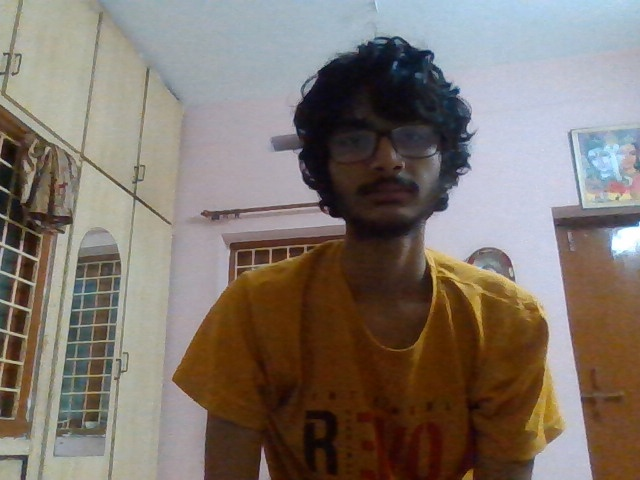
#> input picture operations-on-opencv/camimage.jpg, 640 x 480 px, given in place of the camera
$ python ex1.py
#> lines starting #> are read from the running program, lines starting #| are printed output that depends on the picture; after the words box and inside, x2 and y2 are one past the last pixel; in counts of white or black regions, pixels touching at a corner belong together
# face dataset ceration
import cv2,os,imutils
import numpy as np
import time
time.sleep(1)

hars = "haarcascade_frontalface_default.xml"
dataset = "dataset"
# name = "jyothi"
# name = "vijaya"
# name = "vidhydhar"
name = "Motion"

path = os.path.join(dataset,name)
# print(path)

if not os.path.isdir(path):
	os.makedirs(path)

(width,height) = (130,100)

face_cascad = cv2.CascadeClassifier(hars)

cam = cv2.VideoCapture(0)
count=0

while count<100:
	count+=1
	print(count)
	_,frame = cam.read()
#> frame is the input picture: shape (480, 640, 3); mean B, G, R 109.2, 117.4, 127.7
	grayImg = cv2.cvtColor(frame, cv2.COLOR_BGR2GRAY)
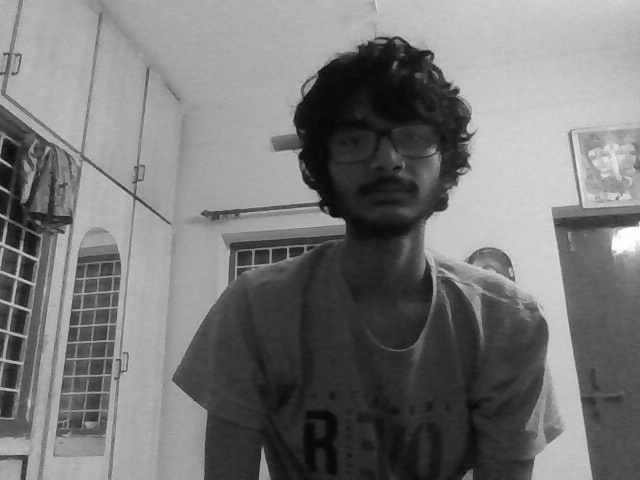
#> grayImg: shape (480, 640); min 3, max 255, mean 119.6
	faces = face_cascad.detectMultiScale(grayImg,1.3,5)
#> faces = ()
	for (x,y,w,h) in faces:
		cv2.rectangle(frame, (x,y), (x+w,y+h), (0,0,255),3)
		face = grayImg[y:y+h,x:x+h]
		face_resize = cv2.resize(face, (width,height))
		cv2.imwrite("%s/%s.jpg"%(path,count), face_resize)
#> this loop made 0 passes

	cv2.putText(frame, "Count: "+str(count) , (10,20), cv2.FONT_HERSHEY_SIMPLEX, 0.5, (0,255,0),2)
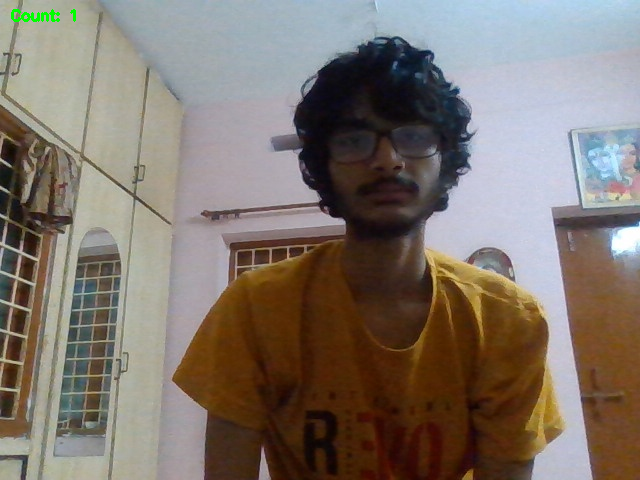
#> frame: shape (480, 640, 3); 0.12% of pixels changed, all inside (x1, y1, x2, y2) = (11, 9, 76, 22)
	cv2.imshow("OpenCV", frame)
	key = cv2.waitKey(1) & 0xFF
#> (key q is pressed here)
	if key == ord('q'):
		break
print(f"Sucessfully colleted dataset of {name}")
cam.release()
cv2.destroyAllWindows()
